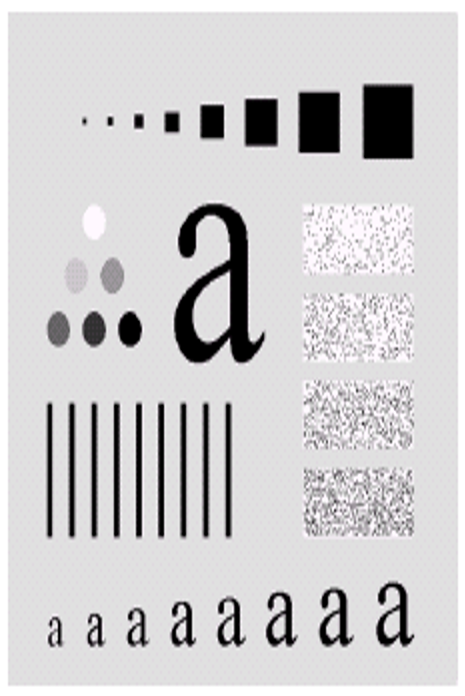
#> input picture smoothing.png, 465 x 696 px
$ python FrequencyDomainFiltering_highPass_lowPass.py
#> lines starting #> are read from the running program, lines starting #| are printed output that depends on the picture
# -*- coding: utf-8 -*-
"""
Created on Tue Apr  5 12:31:07 2022

@author: uSer
"""

from skimage import exposure
from PIL import Image
import matplotlib.pyplot as plt
import numpy as np

loaded_img = Image.open('smoothing.png').convert('L')
image = loaded_img.resize((400,400), Image.LANCZOS)
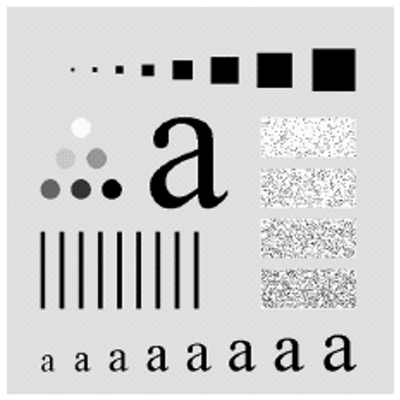
#> image: PIL image 400x400 L; min 0, max 255, mean 205.8

#converting spatial domain into frequency domain

f = np.fft.fft2(image)
fshift = np.fft.ifftshift(f) #shift the origin to the centre of image
#exposure is used just to see the frequency image cleary
#True frequency domain image is fshift
frequency_image = exposure.adjust_log(np.abs(fshift),1)
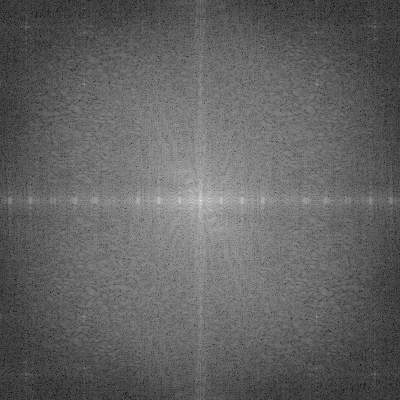
#> frequency_image: shape (400, 400) float64; min 0.932, max 24.97, mean 10.2; drawn with min black and max white

row,col = image.size
#> row = 400; col = 400


crow = int(row/2)
#> crow = 200
ccol = int(col/2)
#> ccol = 200

#kernel = np.zeros((row,col),np.uint8)
#kernel[crow-30:crow+30, ccol-30:ccol+30] = 1

#TO MAKE THIS HIGH PASS FILTER
kernel = np.ones((row,col),np.uint8)
kernel[crow-30:crow+30, ccol-30:ccol+30] = 0

#THIS PART OF THE CODE IS ONLY FOR EASIER DEMONSTRATION AS ADJUSTED EXPOSURE IMG IS USED
filtered_freq_img = frequency_image * kernel
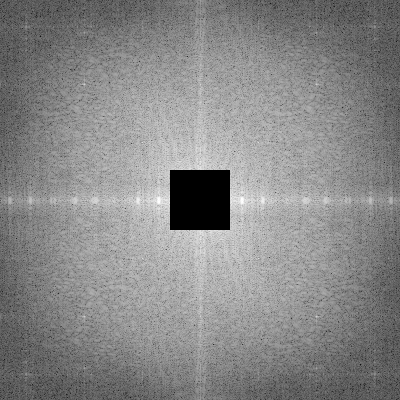
#> filtered_freq_img: shape (400, 400) float64; min 0, max 18.6, mean 9.89; drawn with min black and max white

inverse_shift = np.fft.ifftshift(filtered_freq_img)
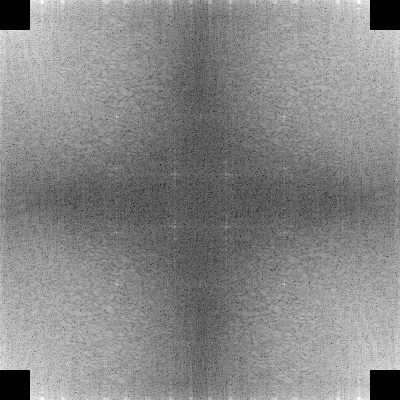
#> inverse_shift: shape (400, 400) float64; min 0, max 18.6, mean 9.89; drawn with min black and max white

spatial_img_after_filtering = np.abs(np.fft.ifft2(inverse_shift))

#THIS IS THE REAL FILTER

filtered_freq_img_real = fshift * kernel

inverse_shift_real = np.fft.ifftshift(filtered_freq_img_real)

spatial_img_after_filtering = np.abs(np.fft.ifft2(inverse_shift_real))
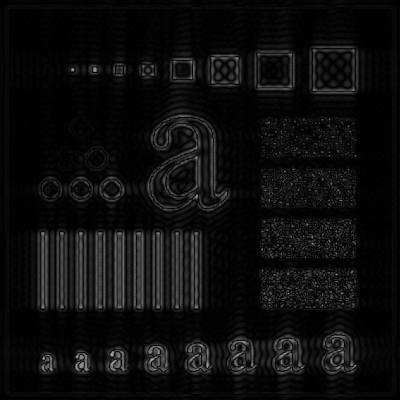
#> spatial_img_after_filtering: shape (400, 400) float64; min 0.00924, max 177.5, mean 13.9


fig,axes = plt.subplots(nrows = 2, ncols=3,figsize=(14,10))
ax = axes.ravel()
ax[0].imshow(image,cmap ='gray')
ax[0].set_title('Spatial Image')

ax[1].imshow(frequency_image,cmap ='gray')
ax[1].set_title('Frequency Image')

ax[2].imshow(kernel,cmap='gray')
ax[2].set_title('Low Pass Kernel')

ax[3].imshow(filtered_freq_img,cmap='gray')
ax[3].set_title('Filtered Frequency Image')

ax[4].imshow(inverse_shift,cmap='gray')
ax[4].set_title('Frequency Image after Inverse FShift')

ax[5].imshow(spatial_img_after_filtering,cmap='gray')
ax[5].set_title('Final Image Using Low Pass Filter')
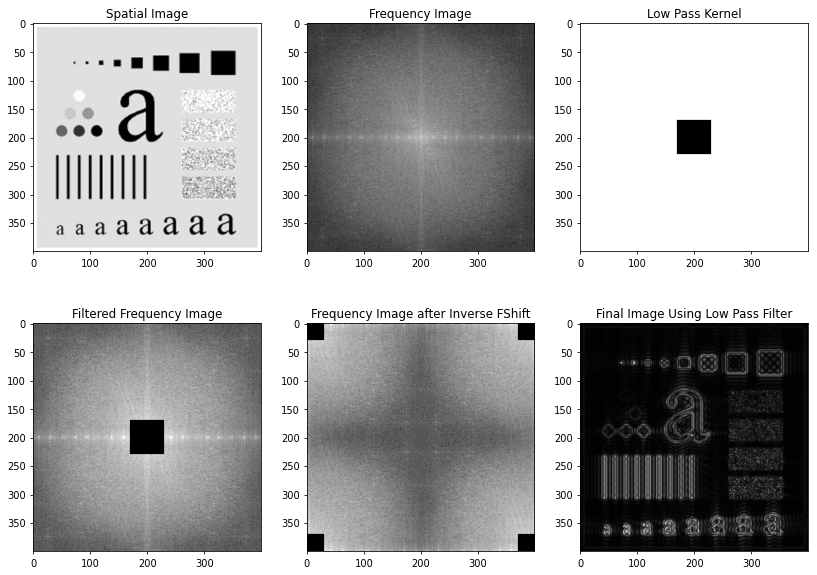
#> figure drawn by matplotlib, 6 panels
